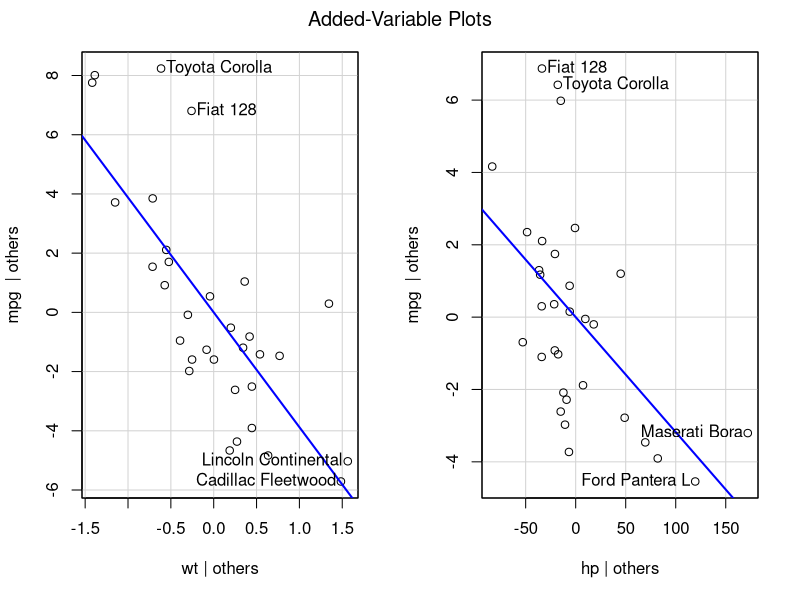
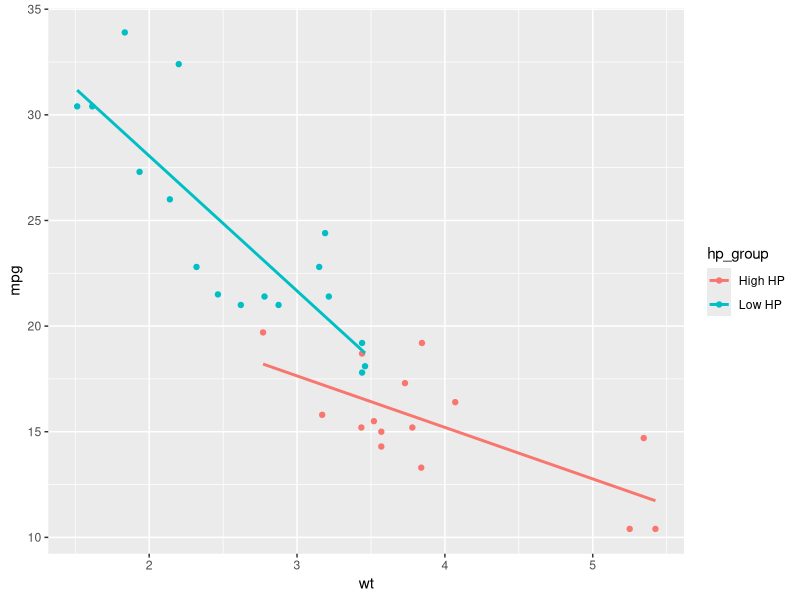
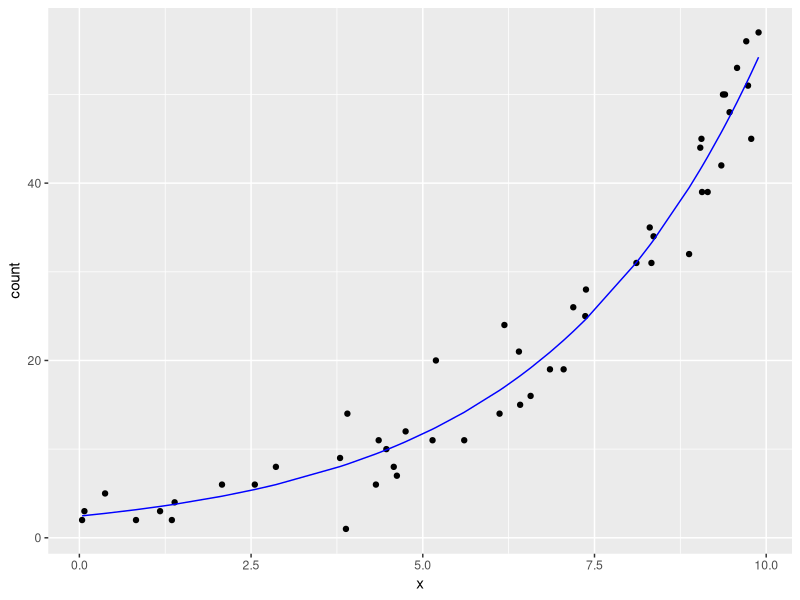
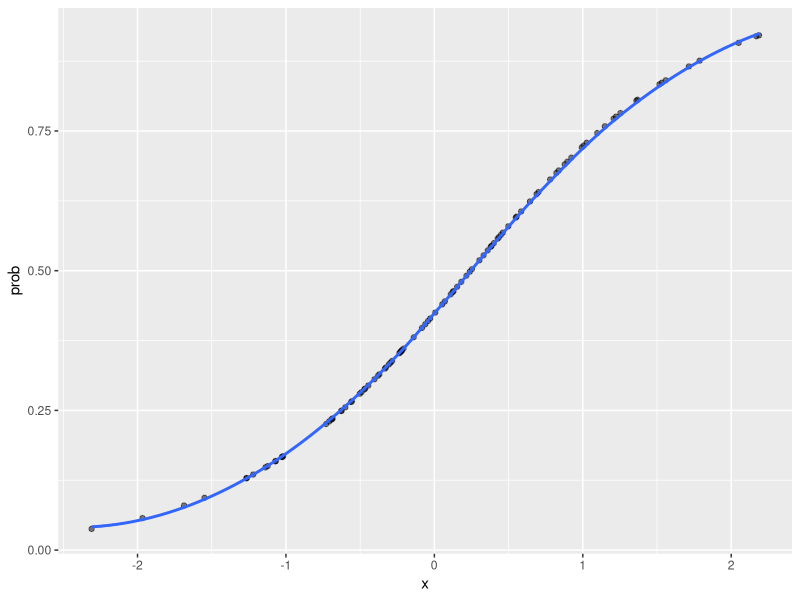

These figures' R source, in order:
## ---- chunk 1
# Load required packages
library(tidyverse)
## ---- chunk 2
data(mtcars)
head(mtcars)
## ---- chunk 3
model1 <- lm(mpg ~ wt + hp, data = mtcars)
summary(model1)
## ---- chunk 4
# Added-variable (partial regression) plot
library(car)
avPlots(model1)
## ---- chunk 5
model2 <- lm(mpg ~ wt * hp, data = mtcars)
summary(model2)
## ---- chunk 6
mtcars %>%
  mutate(hp_group = if_else(hp > median(hp), "High HP", "Low HP")) %>%
  ggplot(aes(wt, mpg, color = hp_group)) +
  geom_point() +
  geom_smooth(method = "lm", se = FALSE)
## ---- chunk 7
model_simple <- lm(mpg ~ wt, data = mtcars)
model_full   <- lm(mpg ~ wt + hp + cyl, data = mtcars)

AIC(model_simple, model_full, model1, model2)
## ---- chunk 8
# Simulated count data
set.seed(42)
df_count <- tibble(
  x = runif(50, 0, 10),
  count = rpois(50, lambda = exp(1 + 0.3 * x))
)
## ---- chunk 9
poisson_model <- glm(count ~ x, family = poisson, data = df_count)
summary(poisson_model)
## ---- chunk 10
exp(coef(poisson_model))
## ---- chunk 11
# Plot observed vs predicted
df_count$predicted <- predict(poisson_model, type = "response")

ggplot(df_count, aes(x, count)) +
  geom_point() +
  geom_line(aes(y = predicted), color = "blue")
## ---- chunk 12
# Simulated binary data
set.seed(123)
df_binary <- tibble(
  x = rnorm(100),
  y = rbinom(100, 1, plogis(-0.5 + 1.2 * x))
)
## ---- chunk 13
logit_model <- glm(y ~ x, family = binomial, data = df_binary)
summary(logit_model)
## ---- chunk 14
exp(coef(logit_model))
## ---- chunk 15
df_binary$prob <- predict(logit_model, type = "response")

ggplot(df_binary, aes(x, prob)) +
  geom_point(alpha = 0.5) +
  geom_smooth(method = "loess")
## ---- chunk 16
logit_null <- glm(y ~ 1, family = binomial, data = df_binary)
AIC(logit_null, logit_model)
